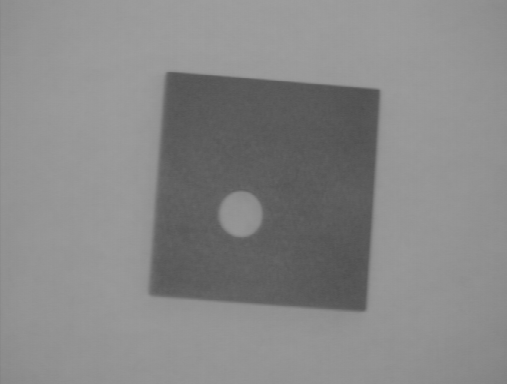
#> input picture SHARED_DigitalForensics/Labworks/LabWork_3/forme1.png, 507 x 384 px
$ python histogram_threshold.py
#> lines starting #> are read from the running program, lines starting #| are printed output that depends on the picture
import cv2 as cv
import numpy as np
from matplotlib import pyplot as plt
forme1 = cv.imread("../SHARED_DigitalForensics/Labworks/LabWork_3/forme1.png", 0)
#> forme1 is the input picture: shape (384, 507); min 77, max 159, mean 135.3
house8 = cv.imread("../SHARED_DigitalForensics/Labworks/LabWork_3/house8.png", 0)
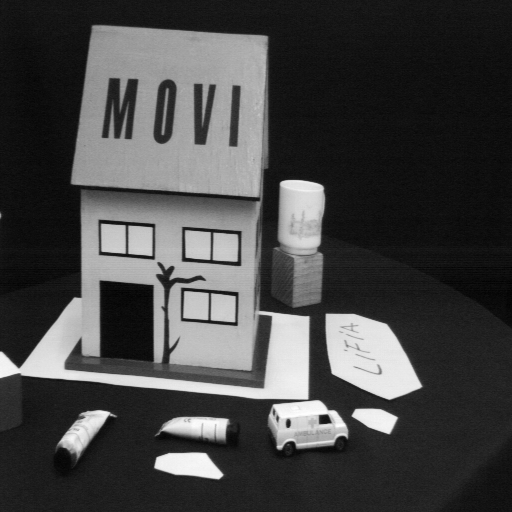
#> input picture SHARED_DigitalForensics/Labworks/LabWork_3/house8.png, 512 x 512 px
#> house8 is the input picture: shape (512, 512); min 0, max 253, mean 69.5
woman = cv.imread("../SHARED_DigitalForensics/Labworks/LabWork_3/femme.png", 0)
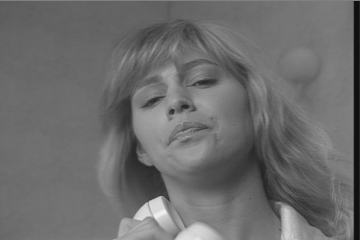
#> input picture SHARED_DigitalForensics/Labworks/LabWork_3/femme.png, 360 x 240 px
#> woman is the input picture: shape (240, 360); min 16, max 242, mean 108.2
forme3 = cv.imread("../SHARED_DigitalForensics/Labworks/LabWork_3/forme3.png", 0)
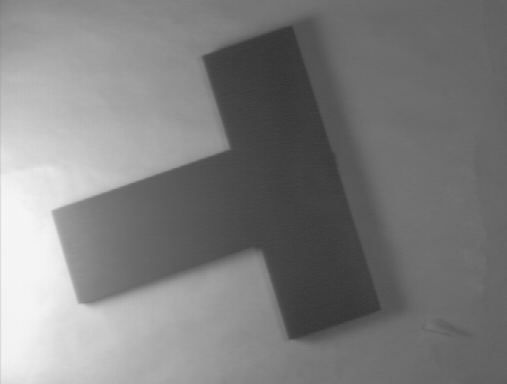
#> input picture SHARED_DigitalForensics/Labworks/LabWork_3/forme3.png, 507 x 384 px
#> forme3 is the input picture: shape (384, 507); min 53, max 246, mean 126.3

plt.subplot(3,3,1),plt.hist(forme1.ravel(), 256, [0, 256])
plt.subplot(3,3,2),plt.hist(house8.ravel(), 256, [0, 256])
plt.subplot(3,3,3),plt.hist(woman.ravel(), 256, [0, 256])
plt.subplot(3,3,4),plt.hist(forme3.ravel(), 256, [0, 256])
plt.savefig('histogram.png')
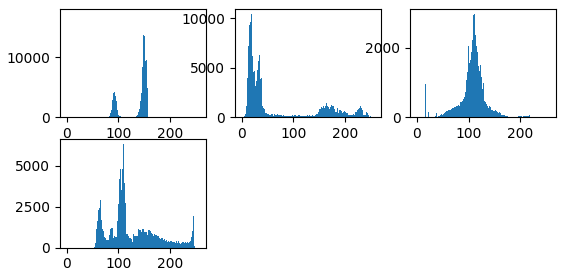
#> figure drawn by matplotlib, 4 panels; panel 1: tallest bar 17263 high, from x = 149 to 150; panel 2: tallest bar 10429 high, from x = 18 to 19; panel 3: tallest bar 2975 high, from x = 111 to 112; panel 4: tallest bar 6301 high, from x = 109 to 110
plt.show()
